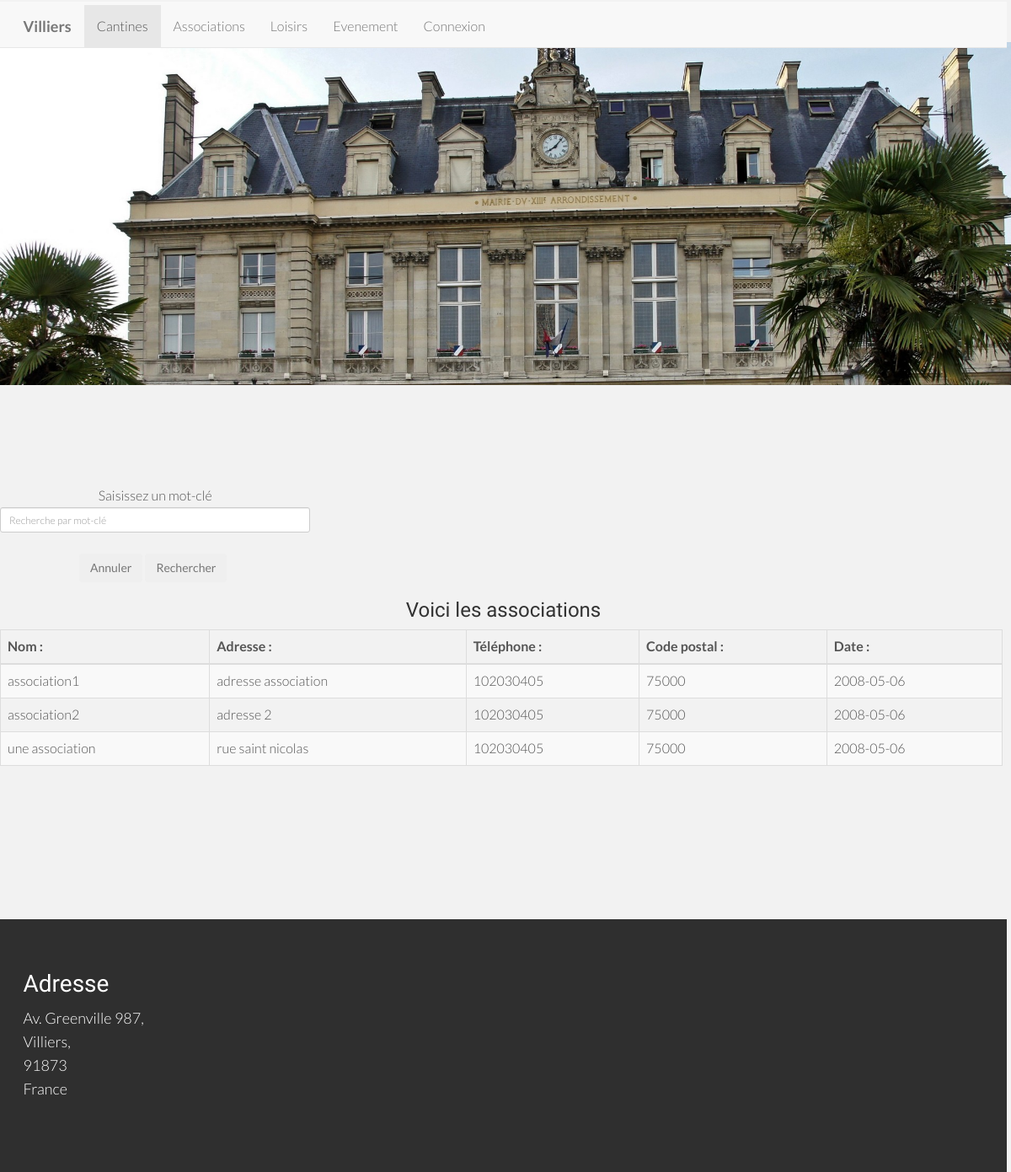
/index.php?HS=4, run on the app's committed database.
### tables this page shows
create table association
(idA int(3) not null auto_increment,
libelleA varchar(50),
adresse varchar(50),
tel char(10),
codeP int,
dateA date,
primary key(idA)
);

### controleur/controleur.class.php (called while the page is built, shortened)
<?php
    require_once("modele/modele.class.php");
    class Controleur
    {
        private $unModele;
        public function __construct($serveur, $bdd, $user, $mdp)
        {
            $this->unModele = new Modele ($serveur, $bdd, $user, $mdp);
        }
        public function setTable($uneTable)
        {
            $this->unModele->setTable($uneTable);
        }
        public function selectALL ()
        {
            return $this->unModele->selectALL ();
        }
    }
?>

### modele/modele.class.php (called while the page is built, shortened)
<?php
	class Modele
	{
			private $pdo, $table;
			public function __construct($serveur, $bdd, $user, $mdp)
			{
				$this->pdo=null;
				try{
					$this->pdo = new PDO ("mysql:host=".$serveur.";dbname=".$bdd,$user,$mdp);
				}
				catch (PDOException $exp)
				{
					echo "Erreur de connexion à la base de données";
				}
			}
		public function setTable ($uneTable)
		{
			$this->table=$uneTable;
		}
		public function selectALL ()
		{
			if ($this->pdo !=null)
			{
				$requete = "select * from ".$this->table.";";
					$select = $this->pdo->prepare ($requete);
					$select->execute ();
					return $select->fetchALL();
			}
			else
			{
				return null;
			}
		}
	}
?>

### vue/tableau_association.php (the view, shortened to what this page needs)
					<center>
					<h3> Voici les associations </h3>
					<div class="table-responsive" id="sailorTableArea">
<table id="sailorTable" class="table table-striped table-bordered" width="25%">
<thead>
			<tr>
					 <th> Nom : </th>
					 <th> Adresse :</th>
					 <th> Téléphone : </th>
					 <th> Code postal :</th>
					 <th> Date : </th>
			</tr>
</thead>
<tbody>
					 <?php
					foreach ($lesLignes as $uneLigne)
					{
						echo "<tr> <td>".$uneLigne['libelleA']." </td>
						<td> ".$uneLigne['adresse']." </td>
						<td>".$uneLigne['tel']." </td>
						<td>".$uneLigne['codeP']." </td>
						<td>".$uneLigne['dateA']."</td>
						</tr>";
					}
					?>
</tbody>
					</table>
					</center>

### style/style.css (style rules this page uses)
div { margin:2px 5px 0 0; }

### css/style.css (style rules this page uses)
body { background-color: #f2f2f2; font-family: "Lato"; font-weight: 300; font-size: 16px; color: #555; padding-top: 50px; -webkit-font-smoothing: antialiased; -webkit-overflow-scrolling: touch; }
h1, h2, h3, h4, h5, h6 { font-family: "Raleway"; font-weight: 300; color: #333; }

### data on the page
association: libelleA "association1", adresse "adresse association", tel "102030405", codeP "75000", dateA "2008-05-06"
association: libelleA "association2", adresse "adresse 2", tel "102030405", codeP "75000", dateA "2008-05-06"
association: libelleA "une association", adresse "rue saint nicolas", tel "102030405", codeP "75000", dateA "2008-05-06"
